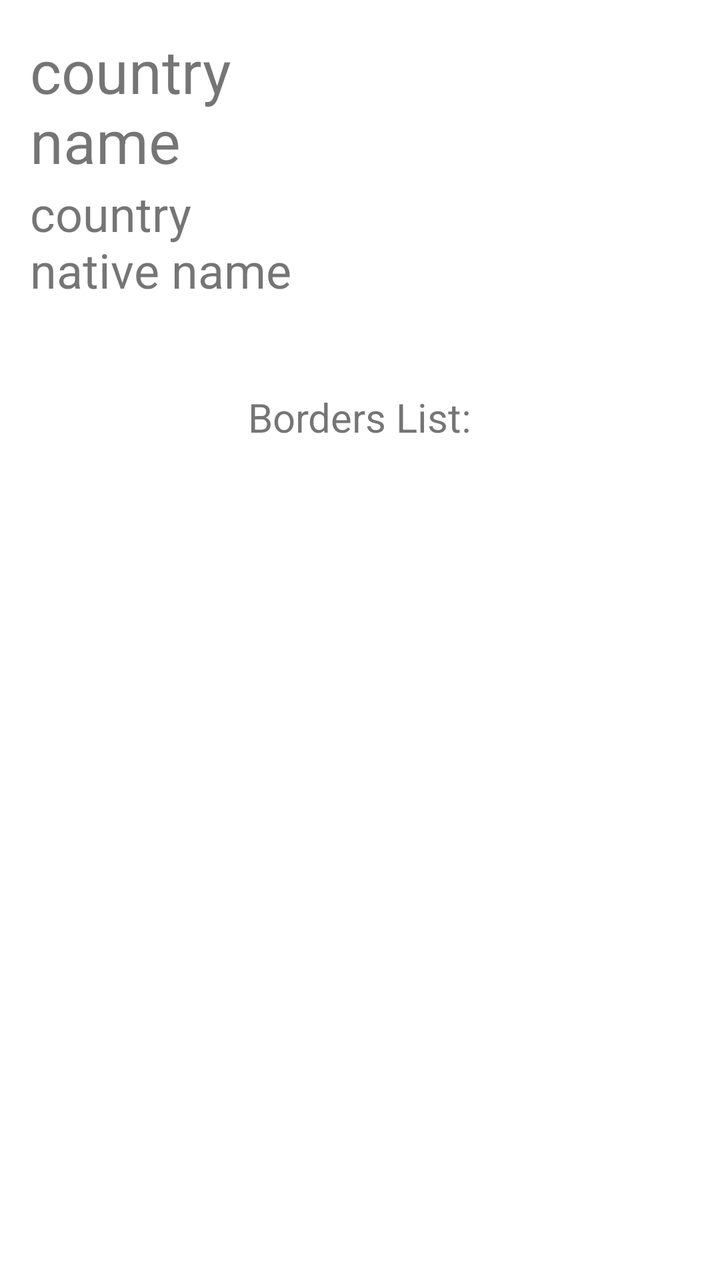
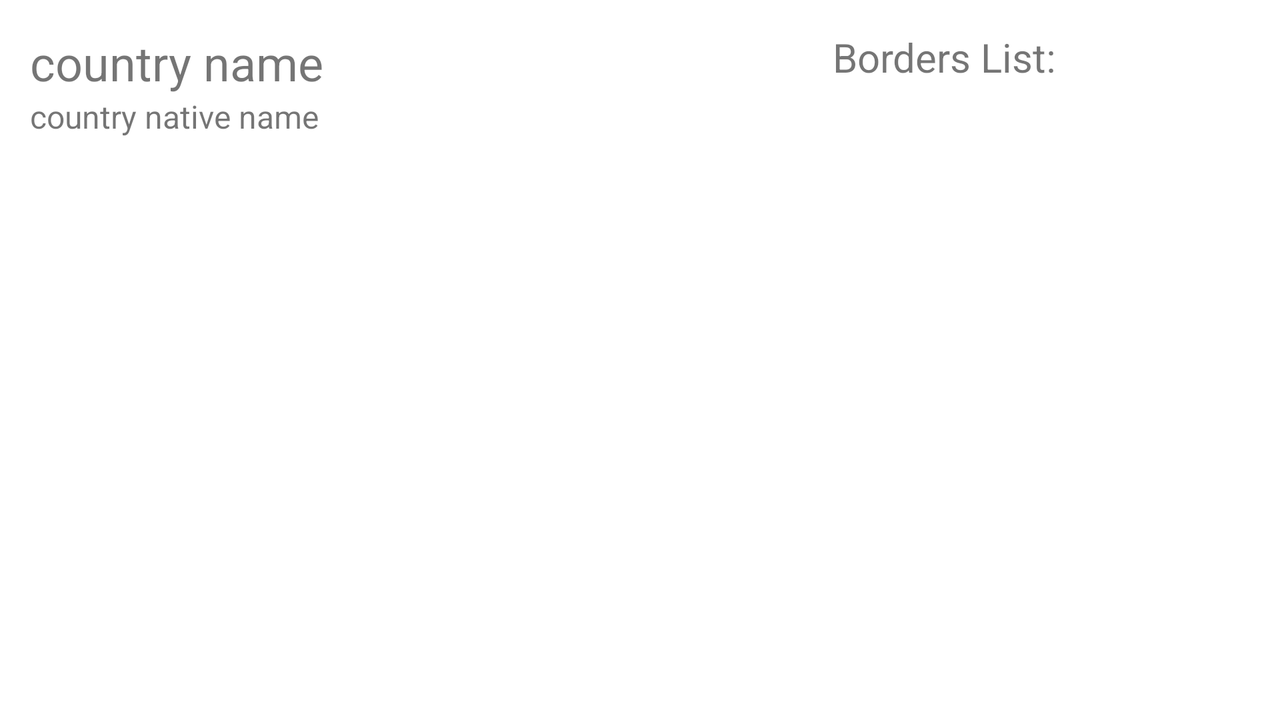

One screen, two layout resources from the same app: the default and the repository's alternative for another configuration. Each is rendered where Android would select it; the XML of both is given below.
<!-- AndroidManifest.xml: application theme Theme.StateApp -->
<!-- res/layout/fragment_country_info.xml -->
<?xml version="1.0" encoding="utf-8"?>
<RelativeLayout xmlns:android="http://schemas.android.com/apk/res/android"
    android:layout_width="match_parent"
    android:layout_height="match_parent">

    <RelativeLayout
        android:id="@+id/info_LAY_header"
        android:layout_width="match_parent"
        android:layout_height="wrap_content">

        <ImageView

            android:id="@+id/info_IMG_flag"
            android:layout_width="150dp"
            android:layout_height="150dp"
            android:layout_alignParentRight="true"
            android:layout_margin="15dp"
            android:src="@drawable/ic_launcher_background" />

        <LinearLayout
            android:layout_width="match_parent"
            android:layout_height="wrap_content"
            android:layout_alignParentLeft="true"
            android:layout_gravity="center"
            android:layout_margin="15dp"
            android:layout_toLeftOf="@id/info_IMG_flag"
            android:orientation="vertical">

            <TextView
                android:id="@+id/info_LBL_name"
                android:layout_width="wrap_content"
                android:layout_height="wrap_content"
                android:layout_gravity="left"
                android:gravity="left"
                android:text="country name"
                android:textSize="30sp" />

            <TextView
                android:id="@+id/info_LBL_nativeName"
                android:layout_width="wrap_content"
                android:layout_height="wrap_content"

                android:layout_gravity="left"

                android:gravity="left"
                android:text="country native name "

                android:textSize="24sp" />

        </LinearLayout>
    </RelativeLayout>

    <RelativeLayout
        android:id="@+id/info_LAY_borders"
        android:layout_width="match_parent"
        android:layout_height="match_parent"
        android:layout_below="@id/info_LAY_header"
        android:layout_margin="15dp">

        <TextView
            android:id="@+id/info_LBL_borders"
            android:layout_width="wrap_content"
            android:layout_height="wrap_content"
            android:layout_centerHorizontal="true"
            android:layout_gravity="center_horizontal"
            android:text="@string/borders"
            android:textSize="20sp" />

        <androidx.recyclerview.widget.RecyclerView
            android:id="@+id/info_LST_borders"
            android:layout_width="match_parent"
            android:layout_height="match_parent"
            android:layout_below="@+id/info_LBL_borders">


        </androidx.recyclerview.widget.RecyclerView>
    </RelativeLayout>
</RelativeLayout>
<!-- resources referenced by this layout -->
<resources>
  <string name="borders">Borders List:</string>
  <style name="Theme.StateApp" parent="Theme.MaterialComponents.DayNight.DarkActionBar">
          
          <item name="colorPrimary">@color/purple_500</item>
          <item name="colorPrimaryVariant">@color/purple_700</item>
          <item name="colorOnPrimary">@color/white</item>
          
          <item name="colorSecondary">@color/teal_200</item>
          <item name="colorSecondaryVariant">@color/teal_700</item>
          <item name="colorOnSecondary">@color/black</item>
          
          <item name="android:statusBarColor" tools:targetApi="l">?attr/colorPrimaryVariant</item>
          
      </style>
  <color name="purple_500">#FF6200EE</color>
  <color name="purple_700">#FF3700B3</color>
  <color name="white">#FFFFFFFF</color>
  <color name="teal_200">#FF03DAC5</color>
  <color name="teal_700">#FF018786</color>
  <color name="black">#FF000000</color>
</resources>
<!-- res/layout-land/fragment_country_info.xml (the repository's variant of the layout above) -->
<!-- drawn on the phone turned sideways -->
<?xml version="1.0" encoding="utf-8"?>
<LinearLayout xmlns:android="http://schemas.android.com/apk/res/android"
    android:layout_width="match_parent"
    android:layout_height="match_parent"
    android:orientation="horizontal">

    <LinearLayout
        android:id="@+id/info_LAY_header"
        android:layout_width="0dp"
        android:layout_height="match_parent"
        android:layout_weight="1"
        android:orientation="vertical">


        <LinearLayout
            android:layout_width="match_parent"
            android:layout_height="wrap_content"
            android:layout_alignParentLeft="true"
            android:layout_gravity="center"
            android:layout_margin="15dp"
            android:layout_toLeftOf="@id/info_IMG_flag"
            android:orientation="vertical">

            <TextView
                android:id="@+id/info_LBL_name"
                android:layout_width="wrap_content"
                android:layout_height="wrap_content"
                android:layout_gravity="left"
                android:gravity="left"
                android:text="country name"
                android:textSize="24sp" />

            <TextView
                android:id="@+id/info_LBL_nativeName"
                android:layout_width="wrap_content"
                android:layout_height="wrap_content"

                android:layout_gravity="left"

                android:gravity="left"
                android:text="country native name "

                android:textSize="16sp" />

        </LinearLayout>

        <ImageView

            android:id="@+id/info_IMG_flag"
            android:layout_width="match_parent"
            android:layout_height="match_parent"
            android:layout_alignParentRight="true"
            android:layout_margin="15dp"
            android:scaleType="fitXY"
            android:src="@drawable/ic_launcher_background" />
    </LinearLayout>

    <RelativeLayout
        android:id="@+id/info_LAY_borders"
        android:layout_width="0dp"
        android:layout_height="match_parent"
        android:layout_below="@id/info_LAY_header"
        android:layout_margin="15dp"
        android:layout_weight="1">

        <TextView
            android:id="@+id/info_LBL_borders"
            android:layout_width="wrap_content"
            android:layout_height="wrap_content"
            android:layout_centerHorizontal="true"
            android:layout_gravity="center_horizontal"
            android:text="@string/borders"
            android:textSize="20sp" />

        <androidx.recyclerview.widget.RecyclerView
            android:id="@+id/info_LST_borders"
            android:layout_width="match_parent"
            android:layout_height="match_parent"
            android:layout_below="@+id/info_LBL_borders">


        </androidx.recyclerview.widget.RecyclerView>
    </RelativeLayout>
</LinearLayout>
